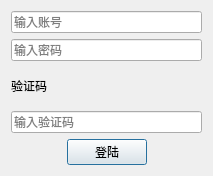
<?xml version="1.0" encoding="UTF-8"?>
<ui version="4.0">
 <class>Dialog</class>
 <widget class="QDialog" name="Dialog">
  <property name="geometry">
   <rect>
    <x>0</x>
    <y>0</y>
    <width>213</width>
    <height>176</height>
   </rect>
  </property>
  <property name="windowTitle">
   <string>登录</string>
  </property>
  <layout class="QGridLayout" name="gridLayout">
   <item row="0" column="0" colspan="3">
    <layout class="QVBoxLayout" name="verticalLayout">
     <item>
      <widget class="QLineEdit" name="edt_account">
       <property name="placeholderText">
        <string>输入账号</string>
       </property>
      </widget>
     </item>
     <item>
      <widget class="QLineEdit" name="edt_psw">
       <property name="placeholderText">
        <string>输入密码</string>
       </property>
      </widget>
     </item>
     <item>
      <widget class="QLabel" name="lbl_img">
       <property name="text">
        <string>验证码</string>
       </property>
      </widget>
     </item>
     <item>
      <widget class="QLineEdit" name="edt_verifcode">
       <property name="toolTip">
        <string>输入验证码</string>
       </property>
       <property name="placeholderText">
        <string>输入验证码</string>
       </property>
      </widget>
     </item>
    </layout>
   </item>
   <item row="1" column="0">
    <spacer name="horizontalSpacer">
     <property name="orientation">
      <enum>Qt::Horizontal</enum>
     </property>
     <property name="sizeHint" stdset="0">
      <size>
       <width>54</width>
       <height>20</height>
      </size>
     </property>
    </spacer>
   </item>
   <item row="1" column="1">
    <widget class="QPushButton" name="btn_ok">
     <property name="sizePolicy">
      <sizepolicy hsizetype="Fixed" vsizetype="Fixed">
       <horstretch>0</horstretch>
       <verstretch>0</verstretch>
      </sizepolicy>
     </property>
     <property name="text">
      <string>登陆</string>
     </property>
    </widget>
   </item>
   <item row="1" column="2">
    <spacer name="horizontalSpacer_2">
     <property name="orientation">
      <enum>Qt::Horizontal</enum>
     </property>
     <property name="sizeHint" stdset="0">
      <size>
       <width>53</width>
       <height>20</height>
      </size>
     </property>
    </spacer>
   </item>
  </layout>
 </widget>
 <resources/>
 <connections/>
</ui>
